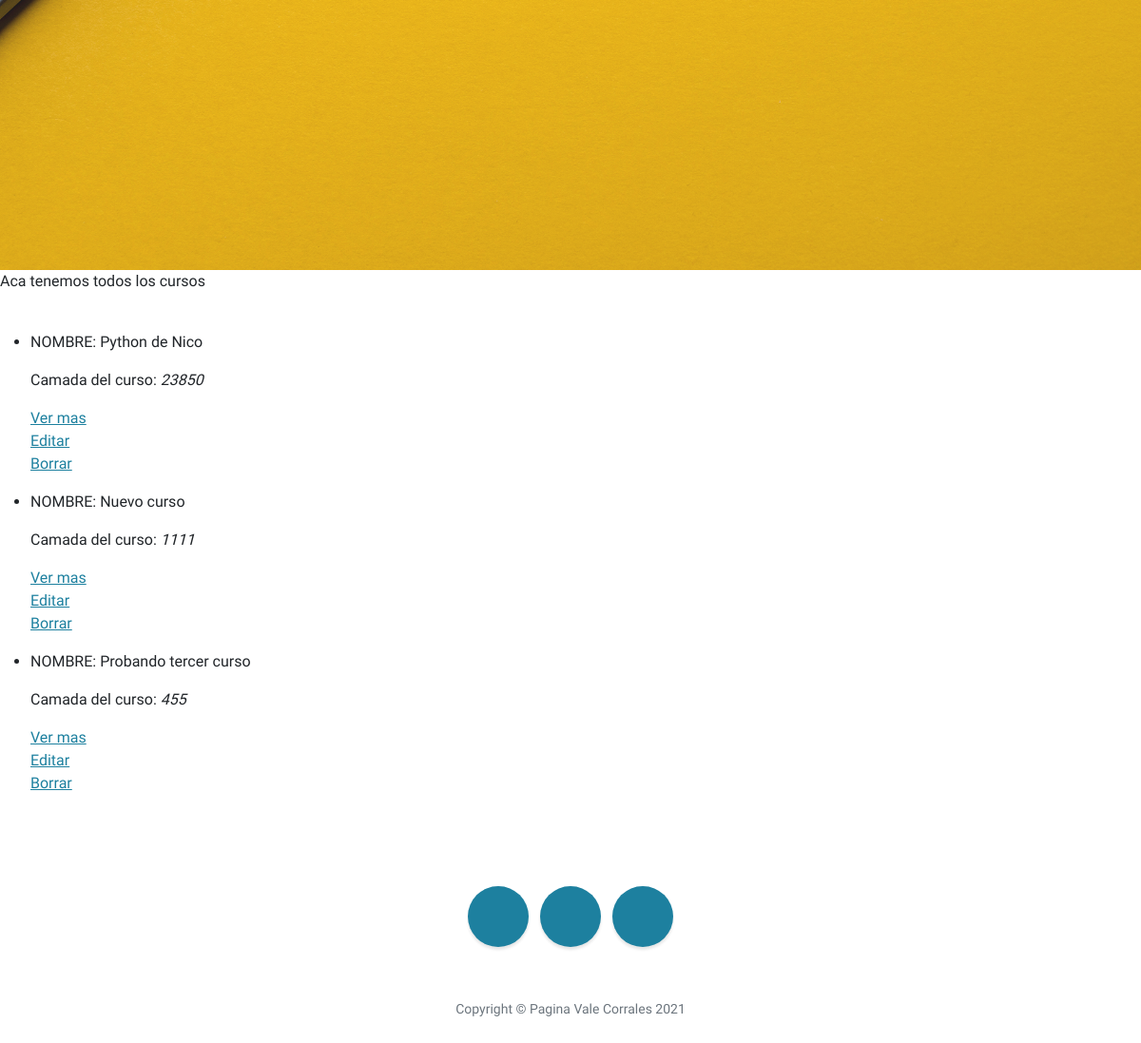
Page /AppCoder/curso/list/ (lower part) on the earlier database version.
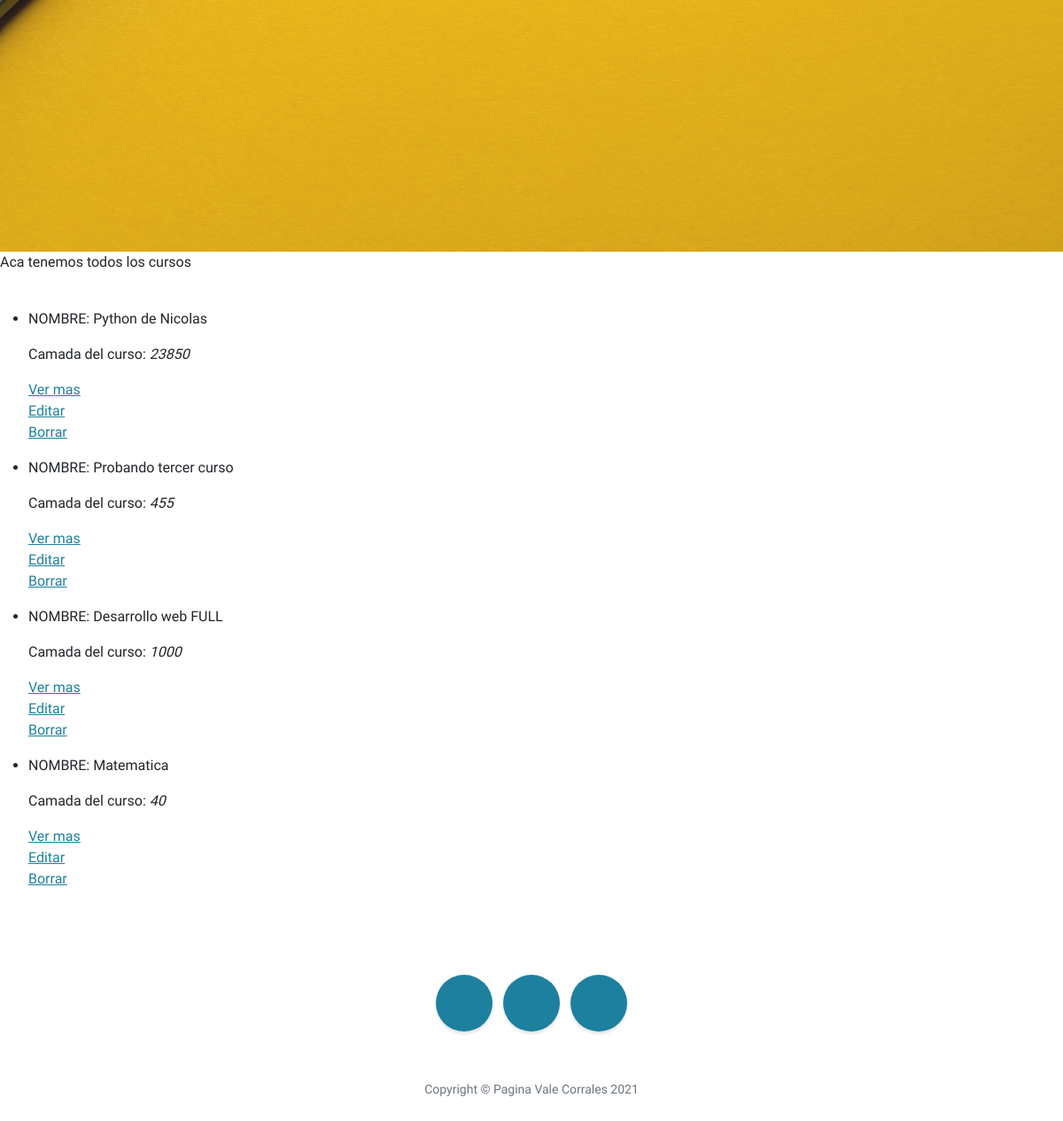
Same page on the later database version.
### AppCoder/models.py (models this page shows, shortened)
class Curso(models.Model): #este es nuestro primer modelo
    nombre = models.CharField(max_length=40)
    camada = models.IntegerField()
    esNoche = models.BooleanField(null=True)

### AppCoder/views.py (the view)
# urls.py: path('curso/list/', views.CursoList.as_view(), name='List'), #es el de leer
class CursoList(ListView): #este te lleva al curso list, en template name lo dice
    model = Curso # a djnago le decis: modelo con el que vas a trabajar
    template_name = "AppCoder/cursos_list.html" #a djando le decis: template con el que vas a trabajar

### AppCoder/templates/AppCoder/cursos_list.html (shortened to what this page needs)
c{% extends "AppCoder/padre.html" %}
{% load static %}
    {% block contenido %}
        <p>Aca tenemos todos los cursos</p> <br>
        <ul>
            {% for curso in object_list %}
            <li>
                <p>NOMBRE: {{ curso.nombre }}</p>
                <p>Camada del curso: <i>{{ curso.camada }}</i></p>
                <p>
                     <a href="{% url 'Detail' curso.id %}"> Ver mas </a>
                     <br>
                     <a href="{% url 'Edit' curso.id %}"> Editar </a>
                     <br>
                     <a href="{% url 'Delete' curso.id %}"> Borrar </a>
                </p>
            </li>
            {% endfor %}
        </ul>
    {% endblock %}

Differences in the rows shown:
removed Curso: nombre "Nuevo curso", camada "1111"
changed Curso: nombre "Python de Nico" → "Python de Nicolas"
added Curso: nombre "Desarrollo web FULL", camada "1000"
added Curso: nombre "Matematica", camada "40"
